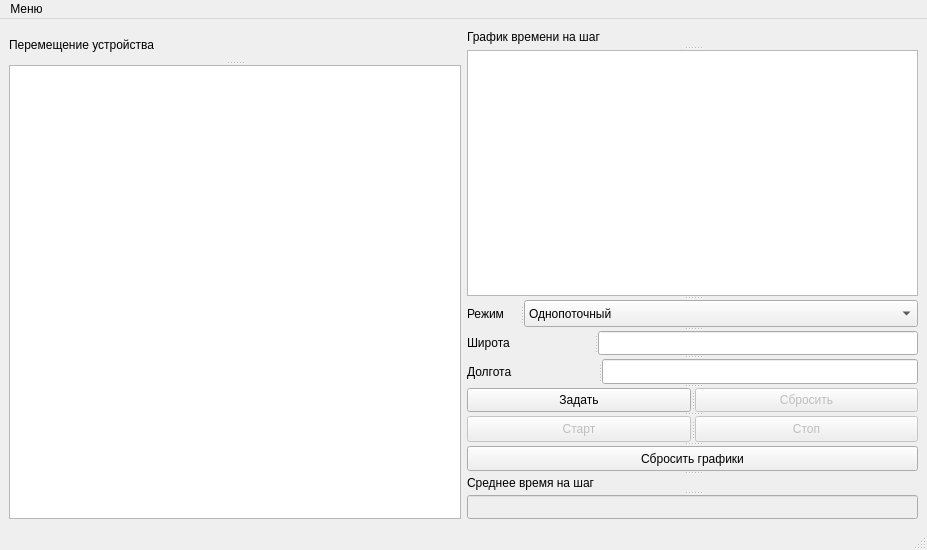
<?xml version="1.0" encoding="UTF-8"?>
<ui version="4.0">
 <class>MainWindow</class>
 <widget class="QMainWindow" name="MainWindow">
  <property name="geometry">
   <rect>
    <x>0</x>
    <y>0</y>
    <width>927</width>
    <height>550</height>
   </rect>
  </property>
  <property name="windowTitle">
   <string>Система инерциальной навигации</string>
  </property>
  <widget class="QWidget" name="centralwidget">
   <layout class="QHBoxLayout" name="horizontalLayout">
    <item>
     <widget class="QSplitter" name="splitter">
      <property name="orientation">
       <enum>Qt::Vertical</enum>
      </property>
      <widget class="QSplitter" name="splitter_11">
       <property name="orientation">
        <enum>Qt::Vertical</enum>
       </property>
       <widget class="QLabel" name="label">
        <property name="text">
         <string>Перемещение устройства</string>
        </property>
       </widget>
       <widget class="QGraphicsView" name="graphicsView"/>
      </widget>
     </widget>
    </item>
    <item>
     <widget class="QSplitter" name="splitter_13">
      <property name="orientation">
       <enum>Qt::Vertical</enum>
      </property>
      <widget class="QSplitter" name="splitter_12">
       <property name="orientation">
        <enum>Qt::Vertical</enum>
       </property>
       <widget class="QLabel" name="label_2">
        <property name="text">
         <string>График времени на шаг</string>
        </property>
       </widget>
       <widget class="QGraphicsView" name="graphicsView_2"/>
      </widget>
      <widget class="QSplitter" name="splitter_10">
       <property name="orientation">
        <enum>Qt::Vertical</enum>
       </property>
       <widget class="QSplitter" name="splitter_2">
        <property name="orientation">
         <enum>Qt::Horizontal</enum>
        </property>
        <widget class="QLabel" name="label_6">
         <property name="text">
          <string>Режим</string>
         </property>
        </widget>
        <widget class="QComboBox" name="comboBox">
         <item>
          <property name="text">
           <string>Однопоточный</string>
          </property>
         </item>
         <item>
          <property name="text">
           <string>Распараллеливание внутренних подзадач</string>
          </property>
         </item>
         <item>
          <property name="text">
           <string>Распараллеливание общих задач</string>
          </property>
         </item>
         <item>
          <property name="text">
           <string>Комбинированное распараллеливание</string>
          </property>
         </item>
        </widget>
       </widget>
       <widget class="QSplitter" name="splitter_5">
        <property name="orientation">
         <enum>Qt::Vertical</enum>
        </property>
        <widget class="QSplitter" name="splitter_3">
         <property name="orientation">
          <enum>Qt::Horizontal</enum>
         </property>
         <widget class="QLabel" name="label_3">
          <property name="text">
           <string>Широта</string>
          </property>
         </widget>
         <widget class="QLineEdit" name="lineEdit"/>
        </widget>
        <widget class="QSplitter" name="splitter_4">
         <property name="orientation">
          <enum>Qt::Horizontal</enum>
         </property>
         <widget class="QLabel" name="label_4">
          <property name="text">
           <string>Долгота</string>
          </property>
         </widget>
         <widget class="QLineEdit" name="lineEdit_2"/>
        </widget>
        <widget class="QSplitter" name="splitter_6">
         <property name="orientation">
          <enum>Qt::Horizontal</enum>
         </property>
         <widget class="QPushButton" name="pushButton">
          <property name="text">
           <string>Задать</string>
          </property>
         </widget>
         <widget class="QPushButton" name="pushButton_2">
          <property name="enabled">
           <bool>false</bool>
          </property>
          <property name="text">
           <string>Сбросить</string>
          </property>
         </widget>
        </widget>
       </widget>
       <widget class="QSplitter" name="splitter_8">
        <property name="orientation">
         <enum>Qt::Vertical</enum>
        </property>
        <widget class="QSplitter" name="splitter_7">
         <property name="orientation">
          <enum>Qt::Horizontal</enum>
         </property>
         <widget class="QPushButton" name="pushButton_4">
          <property name="enabled">
           <bool>false</bool>
          </property>
          <property name="text">
           <string>Старт</string>
          </property>
         </widget>
         <widget class="QPushButton" name="pushButton_5">
          <property name="enabled">
           <bool>false</bool>
          </property>
          <property name="text">
           <string>Стоп</string>
          </property>
         </widget>
        </widget>
        <widget class="QPushButton" name="pushButton_3">
         <property name="text">
          <string>Сбросить графики</string>
         </property>
        </widget>
       </widget>
       <widget class="QSplitter" name="splitter_9">
        <property name="orientation">
         <enum>Qt::Vertical</enum>
        </property>
        <widget class="QLabel" name="label_5">
         <property name="text">
          <string>Среднее время на шаг</string>
         </property>
        </widget>
        <widget class="QLineEdit" name="lineEdit_3">
         <property name="enabled">
          <bool>false</bool>
         </property>
        </widget>
       </widget>
      </widget>
     </widget>
    </item>
   </layout>
  </widget>
  <widget class="QStatusBar" name="statusbar"/>
  <widget class="QMenuBar" name="menubar">
   <property name="geometry">
    <rect>
     <x>0</x>
     <y>0</y>
     <width>927</width>
     <height>26</height>
    </rect>
   </property>
   <widget class="QMenu" name="menu">
    <property name="title">
     <string>Меню</string>
    </property>
    <addaction name="action"/>
    <addaction name="action_2"/>
    <addaction name="action_3"/>
   </widget>
   <addaction name="menu"/>
  </widget>
  <action name="action">
   <property name="text">
    <string>Параметры</string>
   </property>
  </action>
  <action name="action_2">
   <property name="text">
    <string>Вспомогательные графики вывода</string>
   </property>
  </action>
  <action name="action_3">
   <property name="text">
    <string>Монитор вывода</string>
   </property>
  </action>
 </widget>
 <resources/>
 <connections/>
</ui>
